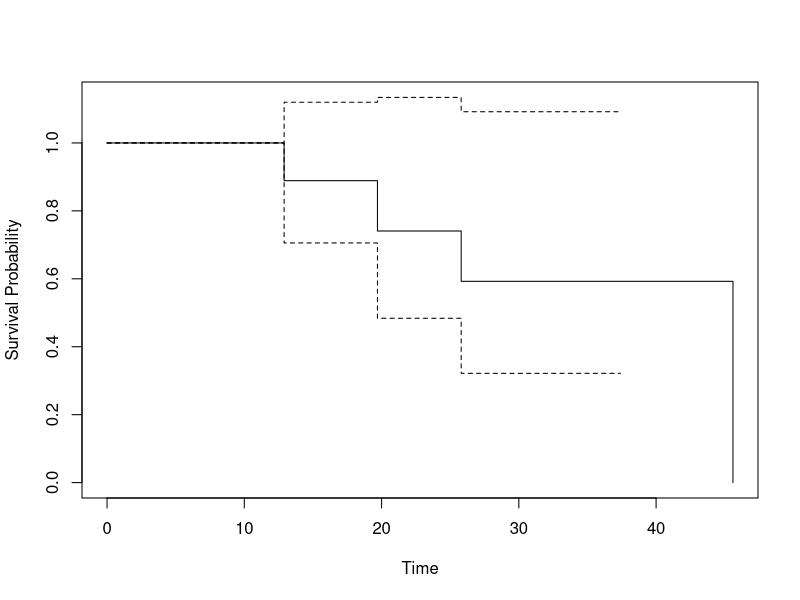
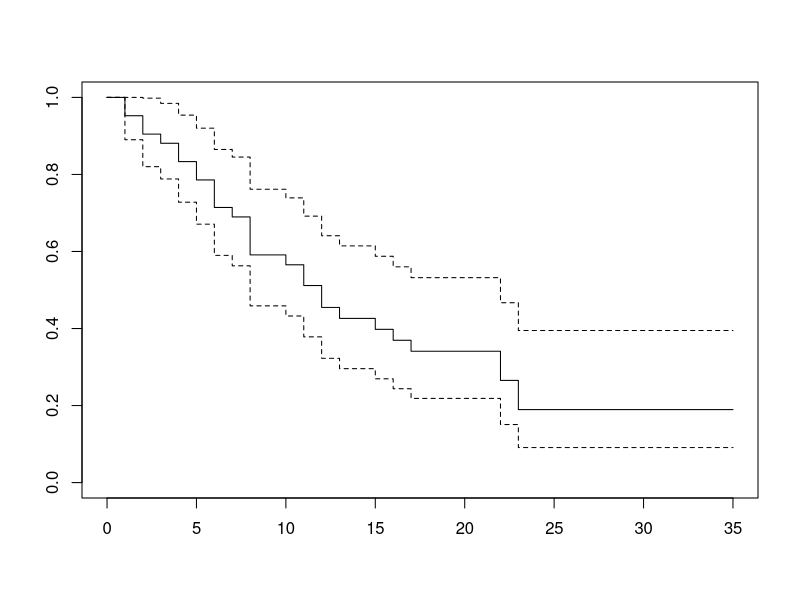

These charts were generated, in order, by the following R code:
rm(list=ls())

library(survival)

data = cbind(c(12.5,12.9,14.1,17.8,19.7,25.8,33.7,34.4,37.4,45.6),c(0,1,0,0,1,1,0,0,0,1))
surv <- survfit(Surv(data[,1], data[,2])~ 1, conf.type="none")
summary(surv)

plot(surv, xlab="Time", ylab="Survival Probability")





#############################"
    # Exercice 2
#############################

data = read.table("Freireich.txt", h=T)
surv = survfit(Surv(data[,1], data[,2])~1)
plot(surv)
summary(surv)
